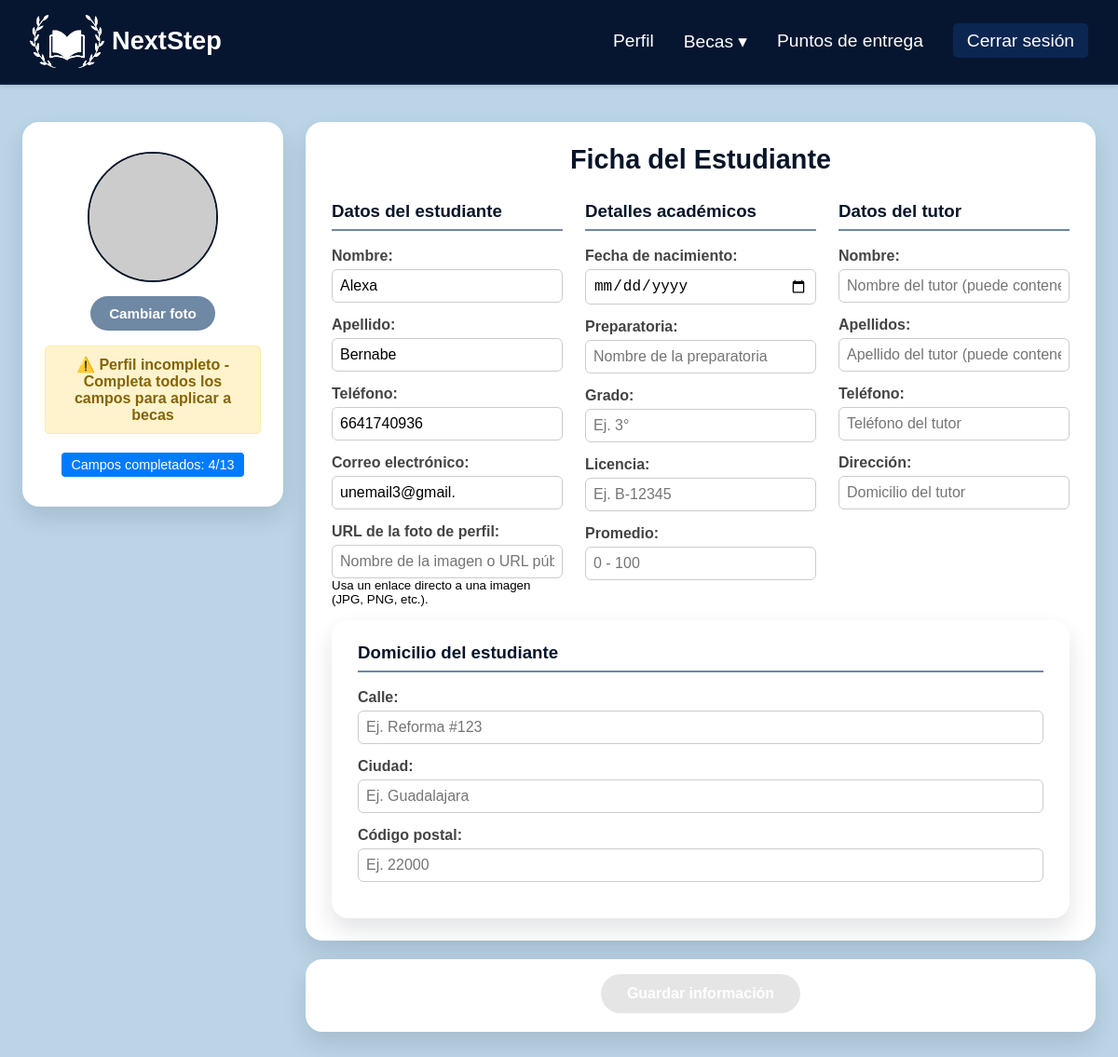
Screenshot of /Student/perfil.php (signed in) with the database file from the repository.
### tables this page shows
CREATE TABLE `student` (
  `ID_Student` int(11) NOT NULL,
  `FK_ID_User` int(11) NOT NULL,
  `Name` varchar(15) NOT NULL,
  `Last_Name` varchar(15) NOT NULL,
  `Phone_Number` varchar(15) DEFAULT NULL,
  `Email_Address` varchar(50) NOT NULL,
  `Profile_Image` text DEFAULT NULL
);

### Student/perfil.php (the view, shortened to what the rows shown need)
<?php
include '../Conexiones/db.php';
$conexion = $conn;
$usuario_id = $_SESSION['usuario_id'];
$alumno = [];
$errores_campos = [];
$post_values = [];
function e($array, $key) {
    return htmlspecialchars($array[$key] ?? '', ENT_QUOTES, 'UTF-8');
}
$sql = "SELECT * FROM student WHERE FK_ID_User = ? LIMIT 1";
$stmt = $conexion->prepare($sql);
$stmt->bind_param("i", $usuario_id);
$stmt->execute();
$result = $stmt->get_result();
if ($row = $result->fetch_assoc()) {
    $alumno = $row;
} else {
    $stmt->close();
    die("Error: No se encontró tu perfil de estudiante. Esto no debería pasar. Contacta al administrador.");
}
?>
<!DOCTYPE html>
<html lang="es">
<head>
    <link rel="stylesheet" href="../assets/Student/viewStudent.css">
</head>
<body>
    <div class="container">
        <form method="post" action="" enctype="multipart/form-data" id="studentForm">
            <div class="page-layout">
                <div class="main-column">
                    <div class="ns-card ns-card-section">
                        <h2 class="main-title">Ficha del Estudiante</h2>
                        <div class="form-grid">
                            <div class="form-section">
                                <div class="form-group">
                                    <label>Nombre:</label>
                                    <input type="text" name="nombre" value="<?php echo !empty($post_values) ? getValue('nombre', e($alumno, 'Name')) : e($alumno, 'Name'); ?>"
                                           placeholder="<?php echo $errores_campos['nombre'] ?? 'Nombre (puede contener espacios)'; ?>"
                                           class="<?php echo isset($errores_campos['nombre']) ? 'input-error' : ''; ?>"
                                           title="<?php echo $errores_campos['nombre'] ?? ''; ?>"
                                           required
                                           data-required="true">
                                </div>
                                <div class="form-group">
                                    <label>Apellido:</label>
                                    <input type="text" name="apellido" value="<?php echo !empty($post_values) ? getValue('apellido', e($alumno, 'Last_Name')) : e($alumno, 'Last_Name'); ?>"
                                           placeholder="<?php echo $errores_campos['apellido'] ?? 'Apellido (puede contener espacios)'; ?>"
                                           class="<?php echo isset($errores_campos['apellido']) ? 'input-error' : ''; ?>"
                                           title="<?php echo $errores_campos['apellido'] ?? ''; ?>"
                                           required
                                           data-required="true">
                                </div>
                                <div class="form-group">
                                    <label>Teléfono:</label>
                                    <input type="tel" name="telefono" value="<?php echo !empty($post_values) ? getValue('telefono', e($alumno, 'Phone_Number')) : e($alumno, 'Phone_Number'); ?>"
                                           placeholder="<?php echo $errores_campos['telefono'] ?? 'Ej. 5512345678'; ?>"
                                           class="<?php echo isset($errores_campos['telefono']) ? 'input-error' : ''; ?>"
                                           title="<?php echo $errores_campos['telefono'] ?? ''; ?>"
                                           required
                                           data-required="true">
                                </div>
                                <div class="form-group">
                                    <label>Correo electrónico:</label>
                                    <input type="email" name="correo" value="<?php echo !empty($post_values) ? getValue('correo', e($alumno, 'Email_Address')) : e($alumno, 'Email_Address'); ?>"
                                           readonly placeholder="correo@ejemplo.com"
                                           title="No se puede modificar el correo"
                                           required
                                           data-required="true">
                                </div>
                            </div>
                    </div>
                        </div>
                    </div>
                </div>
            </div>
</body>
</html>

### rows the page displays
student: nombre "Alexa", apellido "Bernabe", telefono "6641740936", correo "unemail3@gmail."
